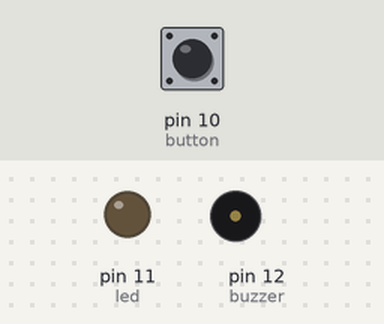
A sketch run on a simulated Arduino Uno, built with avr-gcc and run on an emulated ATmega328P. Shown: output pins drawn as LEDs (lit = HIGH), buzzer (waves = sounding, pin HIGH). The inputs (shaded band) are chosen by the test bench; at power-on: pin 10 (button) LOW.

Above: at 1.2 s.
1.3 s: pin 10 (button) pulled HIGH for 0.15 s
At 1.75 s:
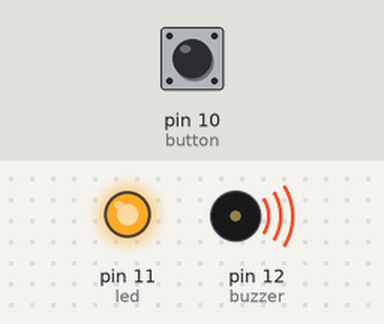
3.4 s: pin 10 (button) pulled HIGH for 3.2 s
At 7.2 s:
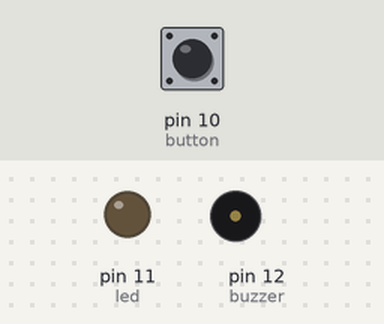
Timing chart, 0 to 8.7 s (numbered marks = the images above; inputs shaded):
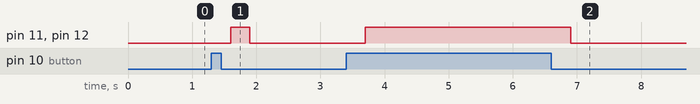

Measured:
- after the input at 1.3 s, pin 11 (led), pin 12 (buzzer): LOW → HIGH after 0.30 s, → LOW 0.30 s later
- after the input at 3.4 s, pin 11 (led), pin 12 (buzzer): LOW → HIGH after 0.30 s, → LOW 3.2 s later

The sketch:

scenario1.ino
```cpp
/* Components */
const byte button = 10;
const byte led = 11;
const byte buzzer = 12;

/* Variables */

/* States prototypes */
void initial();
void state1();

void setup() {
  pinMode(button,INPUT);
  pinMode(led,OUTPUT);
  pinMode(buzzer,OUTPUT);
}

void loop() {
  initial();
}

void initial() {
  delay(300);
  while(1) {
    digitalWrite(led,LOW);
    digitalWrite(buzzer,LOW);
    if(digitalRead(button) == HIGH) {
      state1();
    }
  }
}

void state1() {
  delay(300);
  while(1) {
    digitalWrite(led,HIGH);
    digitalWrite(buzzer,HIGH);
    if(digitalRead(button) == LOW) {
      initial();
    }
  }
}
```
